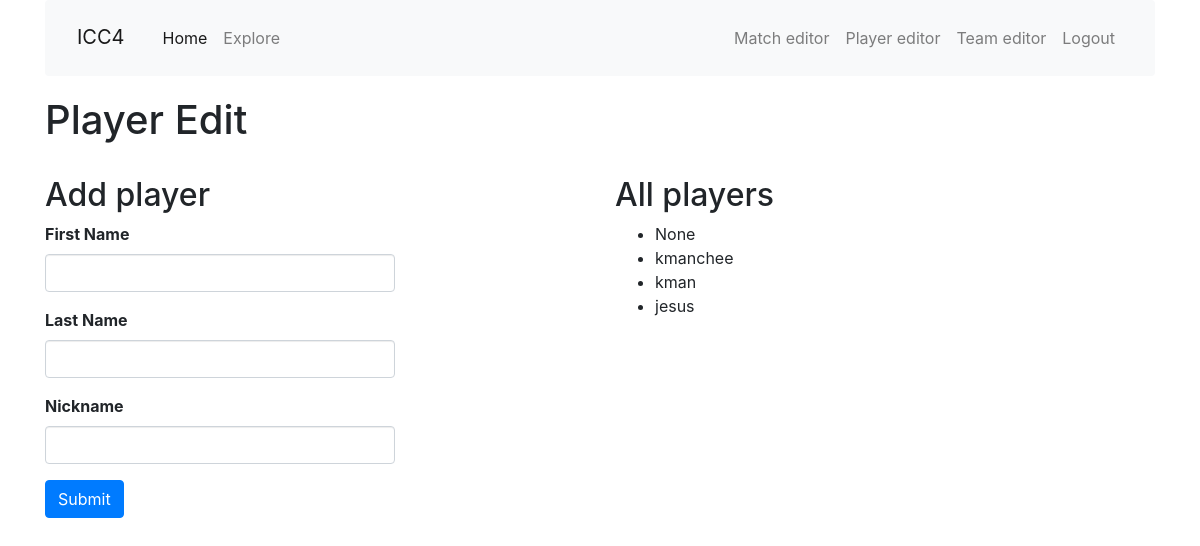
The page /player on the database its author committed.
### app/models.py (models this page shows, shortened)
class Player(db.Model):
    id = db.Column(db.Integer, primary_key=True)
    nickname = db.Column(db.String(64), index=True, unique=True)
    first_name = db.Column(db.String(64), index=True)
    last_name = db.Column(db.String(64), index=True)
    games = association_proxy('games_association', 'game')

### app/main/routes.py (the view, shortened to what this page needs)
@bp.route('/player',  methods=['GET', 'POST'])
def player():
    form = EditPlayerForm()
    all_players = Player.query.all()
    return render_template('edit_player.html', title='Add player',
        form=form, player=None, all_players=all_players)

### app/main/forms.py
class EditPlayerForm(FlaskForm):
    first_name = StringField('First Name', validators=[DataRequired()])
    last_name = StringField('Last Name', validators=[DataRequired()])
    nickname = StringField('Nickname', validators=[DataRequired(), Unique(Player.nickname)])
    submit = SubmitField('Submit')

### app/templates/edit_player.html
{% extends "base.html" %}
{% import 'bootstrap/wtf.html' as wtf %}
{% block app_content %}
  <h1>Player Edit</h1>
  <br>
  <div class="row">
    <div class="col-md-4"><h2>Add player</h2>
      {{ wtf.quick_form(form, button_map={'submit':'primary'}) }}
    </div>
    <div class="col-md-2">  </div>
    <div class="col-md-6"><h2>All players</h2>
      <ul>
        {% for p in all_players %}
        <li><a>{{ p.nickname }}</a></li>
        {% endfor %}
      </ul>
    </div>
  </div>
{% endblock %}

### app/templates/base.html (shortened to what this page needs)
{% extends 'bootstrap/base.html' %}
{% block head %}
{{super()}}
  <link rel="stylesheet" href="https://stackpath.bootstrapcdn.com/bootstrap/4.1.3/css/bootstrap.min.css">
  <link rel="stylesheet" href="{{ url_for('static', filename='css/main.css') }}">
{% endblock %}
{% block navbar %}
<div class="container">
<nav class="navbar navbar-expand-lg navbar-light bg-light">
  <a class="navbar-brand mt-2 mr-auto" href="{{ url_for('main.index') }}">ICC4</a>
  <div class="collapse navbar-collapse" id="navbarTogglerDemo02">
    <ul class="navbar-nav mr-auto mt-2 mt-lg-0">
      <li class="nav-item active">
        <a class="nav-link" href="{{ url_for('main.index') }}">Home<span class="sr-only">(current)</span></a>
      </li>
      <li class="nav-item">
        <a class="nav-link" href="">Explore</a>
      </li>
    </ul>
    <ul class="navbar-nav mt-2 mt-lg-0">
    {% if False %}
      <li><a href="">Login</a></li>
    {% else %}
      <li class="nav-item">
        <a class="nav-link" href="{{ url_for('main.match') }}">Match editor</a>
      </li>
      <li class="nav-item">
        <a class="nav-link" href="{{ url_for('main.player') }}">Player editor</a>
      </li>
      <li class="nav-item">
        <a class="nav-link" href="{{ url_for('main.team') }}">Team editor</a>
      </li>
      <li class="nav-item">
        <a class="nav-link" href="">Logout</a>
      </li>
    {% endif %}
    </ul>
  </div>
</nav>
</div>
{% endblock %}
{% block content %}
  <div class="container">
    {% block app_content %}{% endblock %}
  </div>
{% endblock %}

### app/static/css/main.css (style rules this page uses)
html { font-size: 100%; }

### rows shown on the page
Player: nickname "None"
Player: nickname "kmanchee"
Player: nickname "kman"
Player: nickname "jesus"
